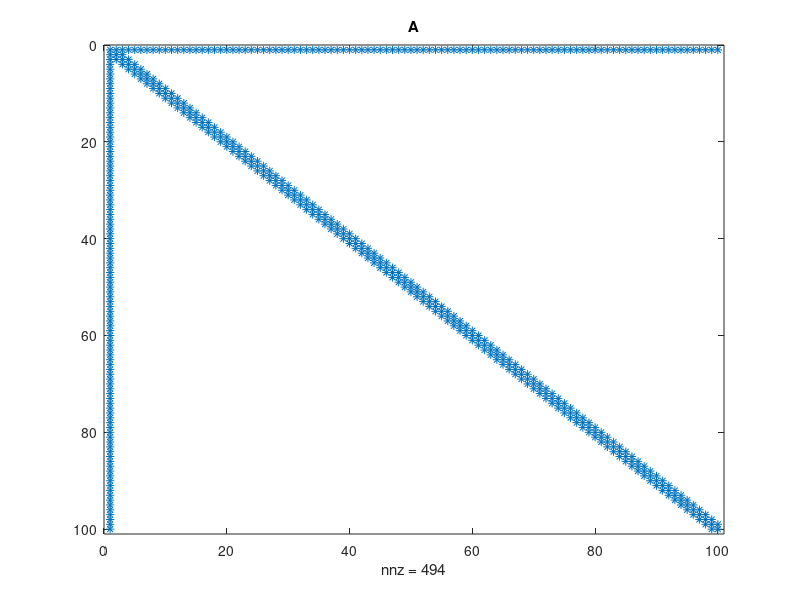
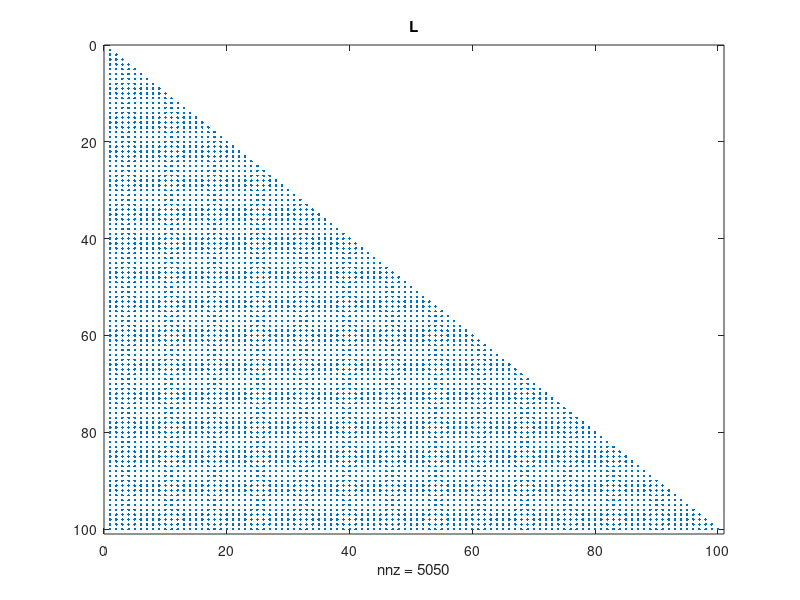
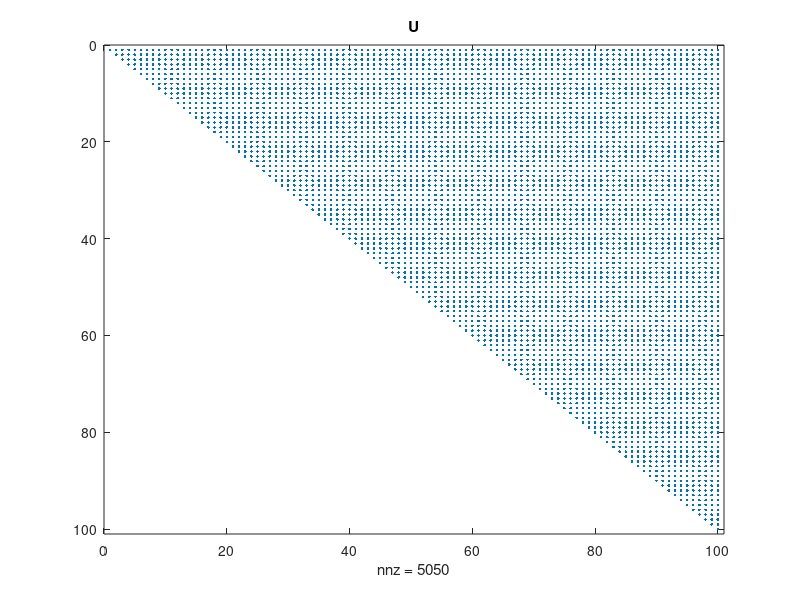
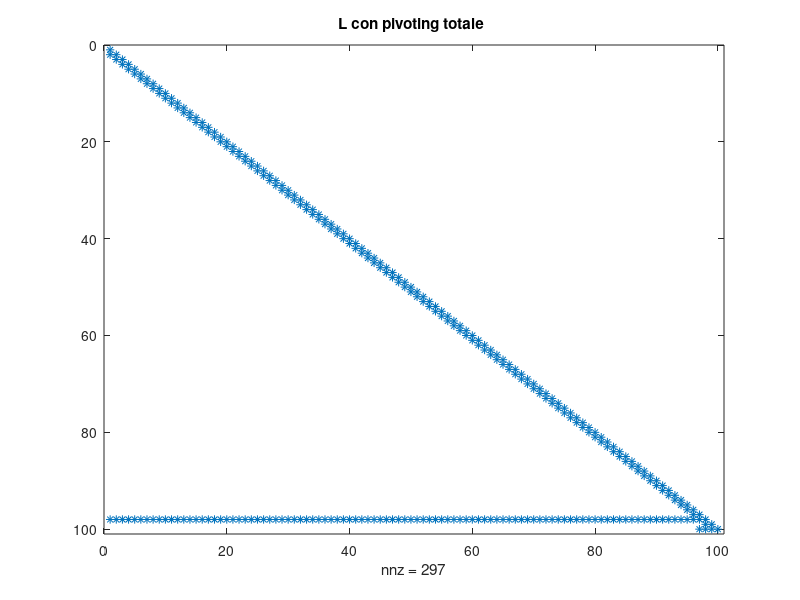

Here is the MATLAB script that generated these plots, in order:
clear all
close all
clc

%% definizione della matrice A
n=100; 
A=4*diag(ones(n,1))-diag(ones(n-1,1),-1)-diag(ones(n-1,1),1);
A(1,:)=ones(1,n);
A(:,1)=ones(n,1);   

%% rappresentazione elementi non nulli di A
figure; 
spy(A); 
title('A')

%% fattorizzazione LU di A 
[L, U, P]=lu(A);

% rappresentazione elementi non nulli di L ed U
figure; 
spy(L); 
title('L')

figure; 
spy(U); 
title('U')

%% conversione delle matrici in forma sparsa
As=sparse(A); 
Ls=sparse(L); 
Us=sparse(U);

% Esaminiamo i bytes di memoria allocati
whos

%% Fattorizzazione LU con tecnica di pivoting totale (da applicare su matrici sparse)
[Ls, Us, Ps, Qs]=lu(As);

% rappresentazione elementi non nulli di L, U e P*A*Q
figure;
spy(Ls)
title ('L con pivoting totale ')

figure;
spy(Us)
title ('U con pivoting totale ')

figure;
spy(Ps*As*Qs)
title ('P*A*Q')